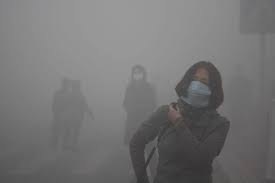
%> input picture lab1/haze.jpg, 275 x 183 px
$ octave pingfang.m   (GNU Octave 9; MATLAB toolbox functions it lacks are replaced by stand-ins)
%> lines starting %> are read from the running program, lines starting %| are printed output that depends on the picture
% 平方变换
img = imread('./haze.jpg');
%> img is the input picture: size 183x275x3 uint8; mean R, G, B 116.6, 116.2, 116.3
img = double(img);
%> img: size 183x275x3 double
imgout = img .^ 2 / 256;
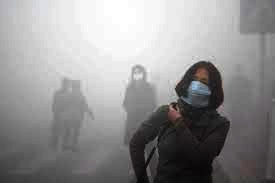
%> imgout: size 183x275x3 double; mean R, G, B 55.9, 55.6, 55.7; drawn with min black and max white

%显示原图像
subplot(2, 1, 1);
imshow(uint8(img));
title('原图像');

%显示变换后的图像
subplot(2, 1, 2);
imshow(uint8(imgout));
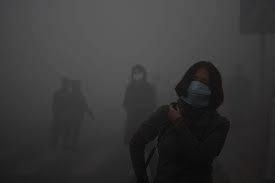
%> displayed picture: size 183x275x3, on the screen's scale of 0 to 255; mean R, G, B 55.9, 55.6, 55.7; mean of the top-left, top-right, bottom-left and bottom-right quarters 79.4, 66.9, 48, 29.1
title('平方变换后的图像');
